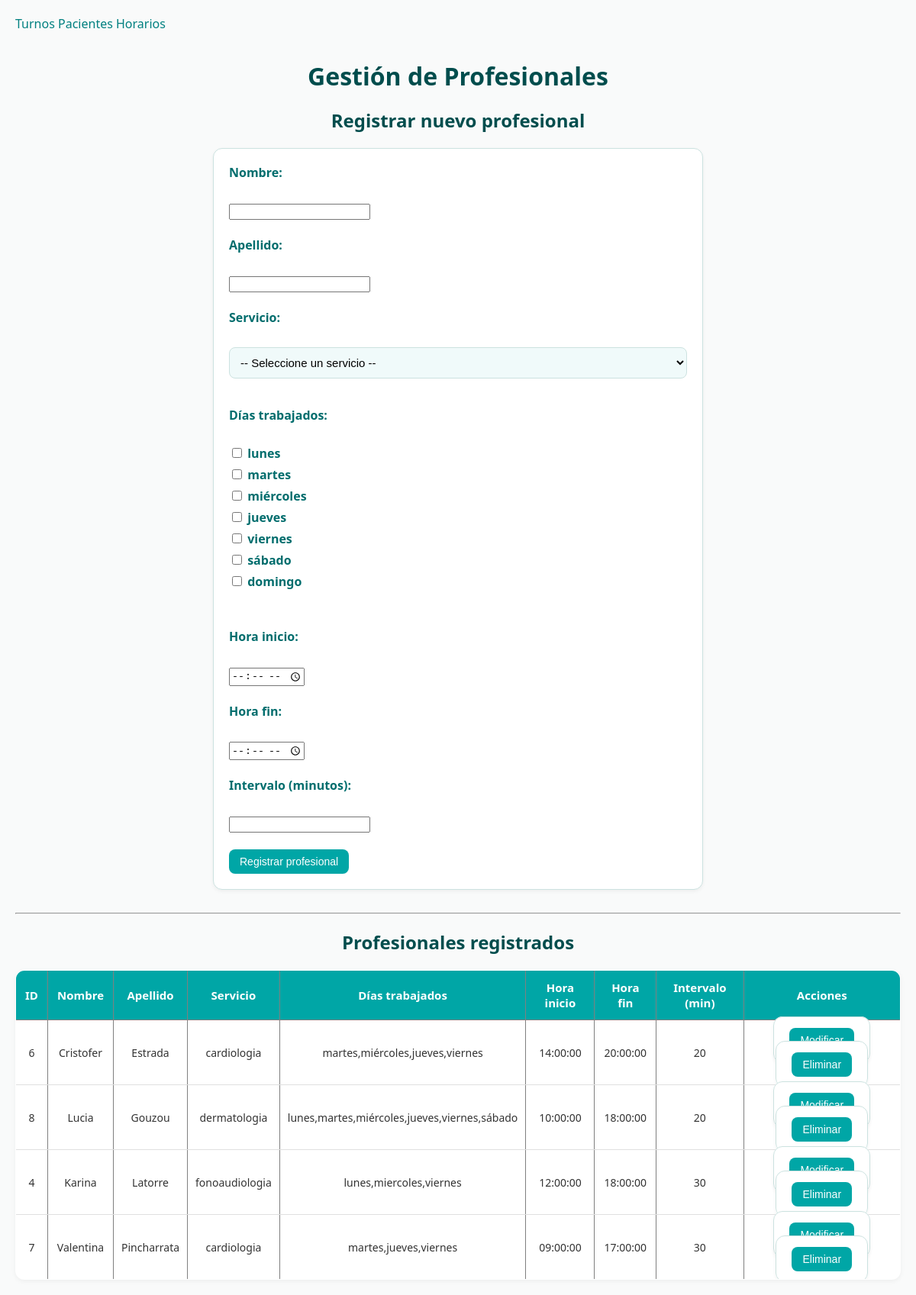
The page /php/administrador/profesionales.php (signed in) on the database its author committed.
### tables this page shows
CREATE TABLE `profesionales` (
  `id_profesional` int(11) NOT NULL,
  `nombre` varchar(30) NOT NULL,
  `apellido` varchar(30) NOT NULL,
  `id_servicio` int(11) NOT NULL,
  `dias_trabajados` varchar(50) NOT NULL,
  `hora_inicio` time NOT NULL,
  `hora_fin` time NOT NULL,
  `intervalo` tinyint(4) NOT NULL
);

CREATE TABLE `servicios` (
  `id_servicio` int(11) NOT NULL,
  `nombre` varchar(30) NOT NULL,
  `descripcion` varchar(100) NOT NULL
);

### php/administrador/profesionales.php (the view, shortened to what this page needs)
<?php
require_once('../conexion.php');
$sql_prof = "SELECT p.id_profesional, p.nombre, p.apellido, p.dias_trabajados, p.hora_inicio, p.hora_fin, p.intervalo, s.nombre AS servicio
              FROM profesionales p
              LEFT JOIN servicios s ON p.id_servicio = s.id_servicio
              ORDER BY p.apellido, p.nombre";
$res_prof = mysqli_query($conexion, $sql_prof);
?>
<!DOCTYPE html>
<html lang="es">
<head>
<link rel="stylesheet" href="../../css/pedirturno.css">
</head>
<body>
<a href="administrador.php">Turnos</a>
<a href="pacientes.php">Pacientes</a>
<a href="horarios.php">Horarios</a>
<h1>Gestión de Profesionales</h1>
<h2>Registrar nuevo profesional</h2>
<form method="post" action="registrar_profesional.php" onsubmit="actualizarDias()">
    <label>Nombre:</label><br>
    <input type="text" name="nombre" required><br><br>
    <label>Apellido:</label><br>
    <input type="text" name="apellido" required><br><br>
    <label>Servicio:</label><br>
    <select name="id_servicio" required>
        <option value="">-- Seleccione un servicio --</option>
    </select>
    <br><br>
    <label>Días trabajados:</label><br>
    <?php
    $dias = ['lunes','martes','miércoles','jueves','viernes','sábado','domingo'];
    foreach ($dias as $dia) {
        echo "<label><input type='checkbox' name='dias_trabajados[]' value='$dia' onchange='actualizarDias()'> $dia </label> ";
    }
    ?>
    <input type="hidden" name="dias_trabajados_texto" id="dias_hidden"><br><br>
    <label>Hora inicio:</label><br>
    <input type="time" name="hora_inicio" required><br><br>
    <label>Hora fin:</label><br>
    <input type="time" name="hora_fin" required><br><br>
    <label>Intervalo (minutos):</label><br>
    <input type="number" name="intervalo" required min="5"><br><br>
    <button type="submit">Registrar profesional</button>
</form>
<hr>
<h2>Profesionales registrados</h2>
<table border="1" style="border-collapse:collapse;text-align:center;">
<tr>
    <th>ID</th>
    <th>Nombre</th>
    <th>Apellido</th>
    <th>Servicio</th>
    <th>Días trabajados</th>
    <th>Hora inicio</th>
    <th>Hora fin</th>
    <th>Intervalo (min)</th>
    <th>Acciones</th>
</tr>
<?php
if (mysqli_num_rows($res_prof) > 0) {
    while ($fila = mysqli_fetch_assoc($res_prof)) {
        echo "<tr>
                <td>{$fila['id_profesional']}</td>
                <td>".htmlspecialchars($fila['nombre'])."</td>
                <td>".htmlspecialchars($fila['apellido'])."</td>
                <td>".htmlspecialchars($fila['servicio'])."</td>
                <td>".htmlspecialchars($fila['dias_trabajados'])."</td>
                <td>".htmlspecialchars($fila['hora_inicio'])."</td>
                <td>".htmlspecialchars($fila['hora_fin'])."</td>
                <td>".htmlspecialchars($fila['intervalo'])."</td>
                <td>
                    <form method='get' action='editar_profesional.php' style='display:inline;'>
                        <input type='hidden' name='id' value='{$fila['id_profesional']}'>
                        <button type='submit'>Modificar</button>
                    </form>
                    <form method='post' action='eliminar_profesional.php' style='display:inline;' onsubmit='return confirm(\"¿Seguro que deseas eliminar este profesional?\")'>
                        <input type='hidden' name='id' value='{$fila['id_profesional']}'>
                        <button type='submit'>Eliminar</button>
                    </form>
                </td>
              </tr>";
    }
} else {
    echo "<tr><td colspan='9'>No hay profesionales registrados.</td></tr>";
}
?>
</table>
</body>
</html>

### css/pedirturno.css (style rules this page uses)
body { margin: 0; padding: 20px; font-family: 'Segoe UI', Tahoma, Geneva, Verdana, sans-serif; background: #f9fafa; color: #333; }
a { text-decoration: none; color: #008080; font-weight: 500; display: inline-block; margin-bottom: 15px; transition: 0.3s; }
h1, h2 { text-align: center; color: #004d4d; margin-bottom: 20px; }
form { max-width: 600px; margin: 0 auto 30px auto; background: #ffffff; padding: 20px; border: 1px solid #cce2e0; border-radius: 12px; box-shadow: 0 2px 5px rgba(0,0,0,0.05); }
form label { font-weight: bold; color: #006d6d; display: block; margin-bottom: 6px; }
form select { width: 100%; padding: 10px; border: 1px solid #cce2e0; border-radius: 8px; margin-bottom: 15px; font-size: 15px; background: #f0fafa; transition: 0.3s; }
table { width: 100%; border-collapse: collapse; background: #ffffff; border-radius: 12px; overflow: hidden; box-shadow: 0 2px 6px rgba(0,0,0,0.05); }
table th { background: #00a6a6; color: #fff; padding: 12px; text-align: center; font-size: 15px; }
table td { padding: 10px; border-bottom: 1px solid #e0e0e0; text-align: center; font-size: 14px; }
button { background: #00a6a6; color: #fff; border: none; padding: 8px 14px; border-radius: 8px; cursor: pointer; font-size: 14px; font-weight: 500; transition: 0.3s; }

### rows shown on the page
profesionales: id_profesional "6", nombre "Cristofer", apellido "Estrada", id_servicio.nombre "cardiologia", dias_trabajados "martes,miércoles,jueves,viernes", hora_inicio "14:00:00", hora_fin "20:00:00", intervalo "20"
profesionales: id_profesional "8", nombre "Lucia", apellido "Gouzou", id_servicio.nombre "dermatologia", dias_trabajados "lunes,martes,miércoles,jueves,viernes,sábado", hora_inicio "10:00:00", hora_fin "18:00:00", intervalo "20"
profesionales: id_profesional "4", nombre "Karina", apellido "Latorre", id_servicio.nombre "fonoaudiologia", dias_trabajados "lunes,miercoles,viernes", hora_inicio "12:00:00", hora_fin "18:00:00", intervalo "30"
profesionales: id_profesional "7", nombre "Valentina", apellido "Pincharrata", id_servicio.nombre "cardiologia", dias_trabajados "martes,jueves,viernes", hora_inicio "09:00:00", hora_fin "17:00:00", intervalo "30"

### other values the page prints
$dia "lunes"
$dia "martes"
$dia "miércoles"
$dia "jueves"
$dia "viernes"
$dia "sábado"
$dia "domingo"
